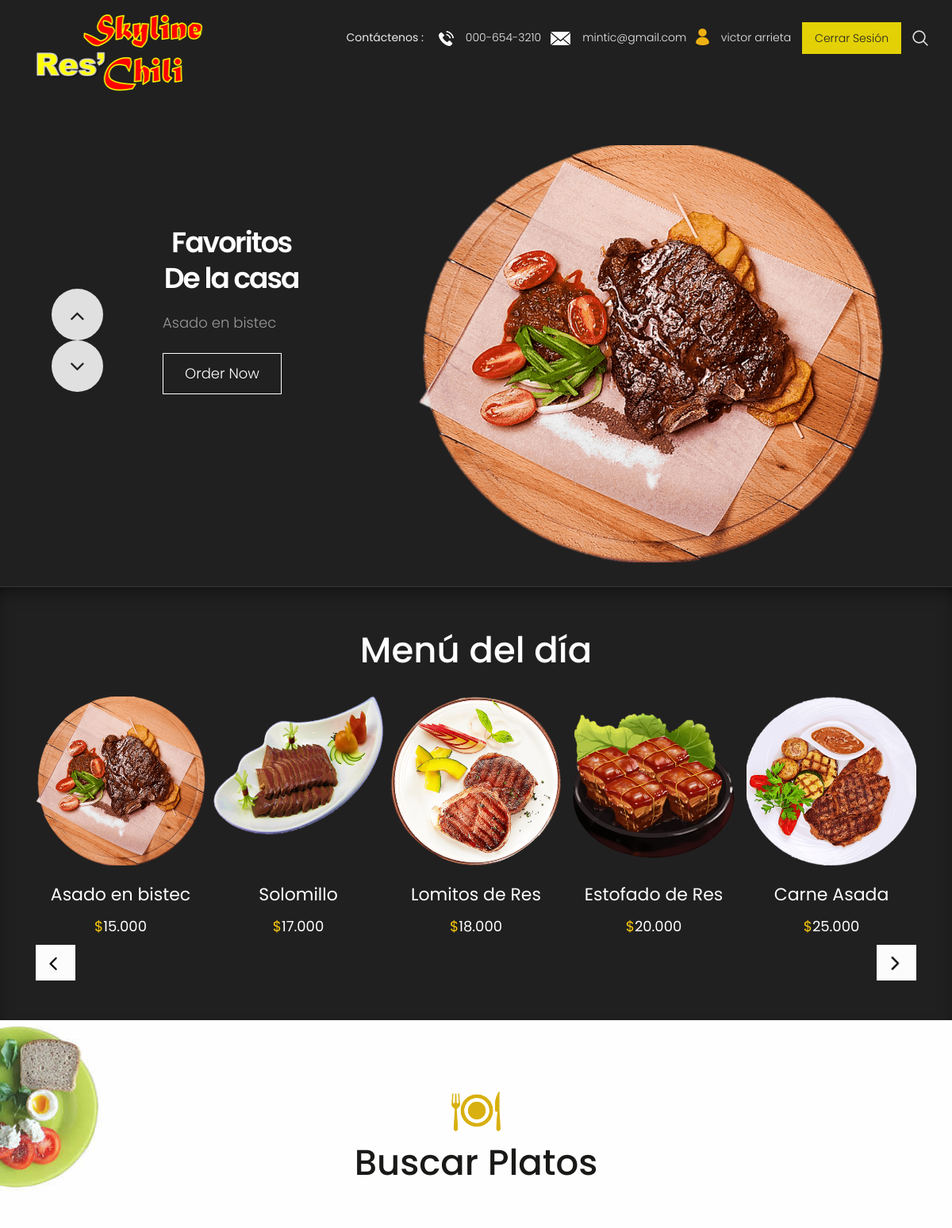
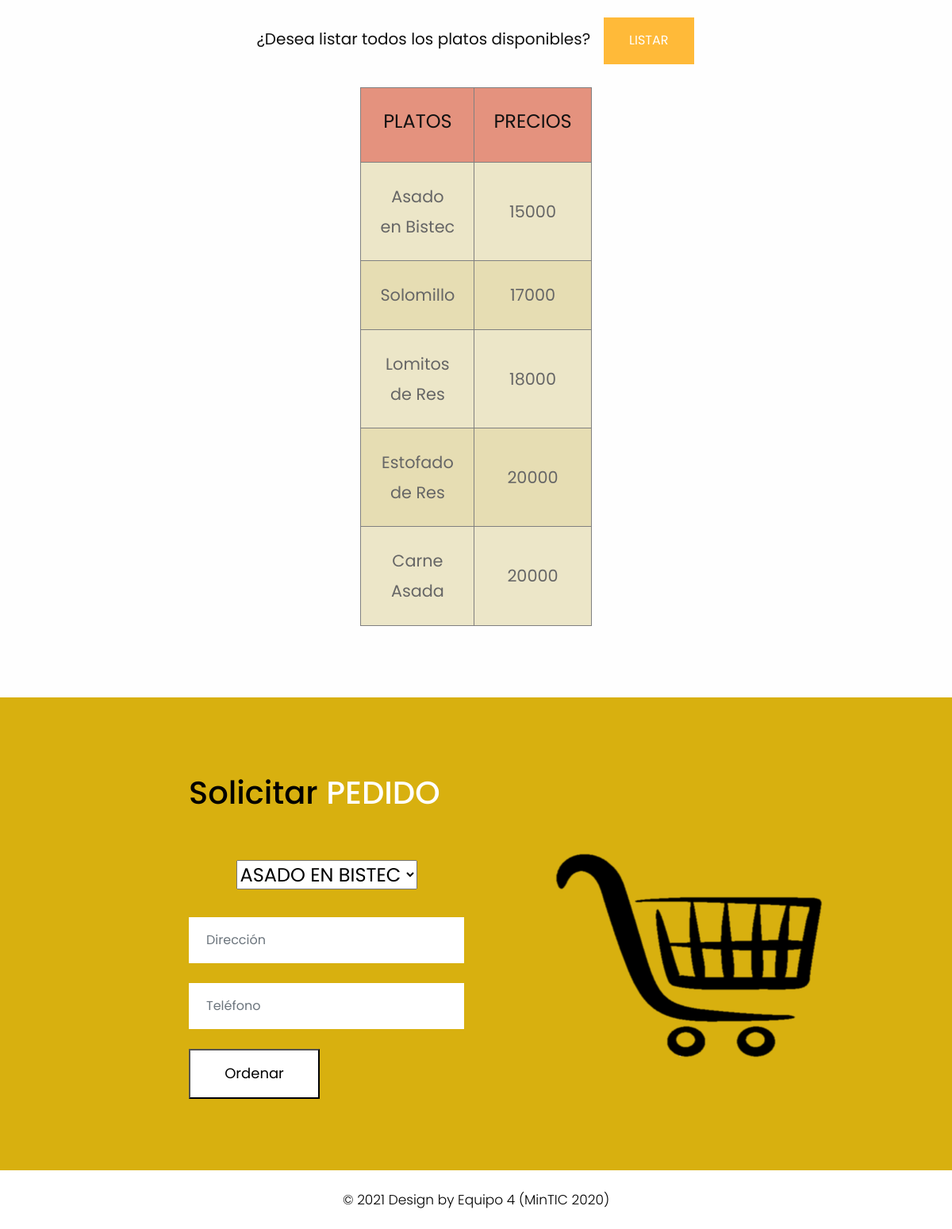
The page /platos/list (signed in) on the database its author committed (2 pictures, top to bottom).
### tables this page shows
CREATE TABLE plato (id_plato INTEGER PRIMARY KEY AUTOINCREMENT UNIQUE NOT NULL, nombre_plato TEXT, precio_plato INTEGER);

### app.py (the view)
@app.route("/platos/list", methods=["GET","POST"])
def platos_list():
    my_var = session.get('nombre', None)
    if "username" in session:
        try:
            with sqlite3.connect("restaurant.db") as con:
                con.row_factory = sqlite3.Row #convierte la respuesta de la BD en un diccionario
                cur = con.cursor()
                cur.execute("SELECT * FROM plato")
                row = cur.fetchall()
                return render_template("sesion.html", row = row, name=my_var)
        except Error:
            print(Error)
            return "No Existen Platos"
    else:
        flash ("Acción no permitida")
        return render_template("error.html")

### templates/sesion.html (shortened to what this page needs)
<!DOCTYPE html>
<html lang="es">
<head>
    <link rel="stylesheet" href="{{ url_for('static', filename='css/bootstrap.min.css') }}" type="text/css">
    <link rel="stylesheet" href="{{ url_for('static', filename='css/owl.carousel.min.css') }}" type="text/css">
    <link rel="stylesheet" href="{{ url_for('static', filename='css/style.css') }}" type="text/css">
    <link rel="stylesheet" href="{{ url_for('static', filename='css/responsive.css') }}" type="text/css">
    <link rel="stylesheet" href="https://cdnjs.cloudflare.com/ajax/libs/font-awesome/4.7.0/css/font-awesome.min.css">
</head>
<body class="main-layout">
    <div class="wrapper">
    <div id="content">
    <header>
        <div class="container-fluid">
            <div class="row">
                <div class="col-md-3">
                    <div class="full">
                        <a class="logo" href="/platos/list"><img src="{{ url_for('static', filename='images/logo.png') }}" alt="#" /></a>
                    </div>
                </div>
                <div class="col-md-9">
                    <div class="full">
                        <div class="right_header_info">
                            <ul>
                                <li class="dinone">Contáctenos : <img style="margin-right: 15px;margin-left: 15px;" src="{{ url_for('static', filename='images/phone_icon.png') }}" alt="#"><a href="#">000-654-3210</a></li>
                                <li class="dinone"><img style="margin-right: 15px;" src="{{ url_for('static', filename='images/mail_icon.png') }}" alt="#"><a href="#">mintic@gmail.com</a></li>
                                <li class="dinone"><img style="margin-right: 15px;height: 21px;position: relative;top: -2px;" src="{{ url_for('static', filename='images/user_icon.png') }}" alt="#"><a href='/perfil'>{{ name }}</a></li>
                                <li class="button_user"><a class="button active" href="/logout">Cerrar Sesión</a></li>
                                <li><img style="margin-right: 15px;" src="{{ url_for('static', filename='images/search_icon.png') }}" alt="#"></li>
                            </ul>
                        </div>
                    </div>
                </div>
            </div>
        </div>
    </header>
    <div class="slider_section">
        <div class="container">
            <div class="row">
                <div class="col-md-12">
                    <div class="full">
                        <div id="main_slider" class="carousel vert slide" data-ride="carousel" data-interval="5000">
                            <div class="carousel-inner">
                                <div class="carousel-item active">
                                    <div class="row">
                                        <div class="col-md-5">
                                            <div class="slider_cont">
                                                <h3>Favoritos<br>De la casa</h3>
                                                <p>Asado en bistec</p>
                                                <a class="main_bt_border" href="#fin">Order Now</a>
                                            </div>
                                        </div>
                                        <div class="col-md-7">
                                            <div class="slider_image full text_align_center">
                                                <img class="img-responsive" src="{{ url_for('static', filename='images/burger_slide1.png') }}" alt="#" />
                                            </div>
                                        </div>
                                    </div>
                                </div>
                            </div>
                            <a class="carousel-control-prev" href="#main_slider" role="button" data-slide="prev">
                                <i class="fa fa-angle-up"></i>
                            </a>
                            <a class="carousel-control-next" href="#main_slider" role="button" data-slide="next">
                                <i class="fa fa-angle-down"></i>
                            </a>
                        </div>
                    </div>
                </div>
            </div>
        </div>
    </div>
    <section class="resip_section">
        <div class="container">
            <div class="row">
         <div class="col-md-12">
       <div class="ourheading">
    <h2>Menú del día</h2>
  </div>
</div>
<div class="container">
    <div class="row">
        <div class="col-md-12">
            <div class="owl-carousel owl-theme">
                <div class="item">
                    <div class="product_blog_img">
                        <img src="{{ url_for('static', filename='images/plato1.png') }}" alt="#" />
                    </div>
                    <div class="product_blog_cont">
                        <h3>Asado en bistec</h3>
                        <h4><span class="theme_color">$</span>15.000</h4>
                    </div>
                </div>
                <div class="item">
                    <div class="product_blog_img">
                        <img src="{{ url_for('static', filename='images/plato2.png') }}" alt="#" />
                    </div>
                    <div class="product_blog_cont">
                        <h3>Solomillo</h3>
                        <h4><span class="theme_color">$</span>17.000</h4>
                    </div>
                </div>
                <div class="item">
                    <div class="product_blog_img">
                        <img src="{{ url_for('static', filename='images/plato3.png') }}" alt="#" />
                    </div>
                    <div class="product_blog_cont">
                        <h3>Lomitos de Res</h3>
                        <h4><span class="theme_color">$</span>18.000</h4>
                    </div>
                </div>
                <div class="item">
                    <div class="product_blog_img">
                        <img src="{{ url_for('static', filename='images/plato4.png') }}" alt="#" />
                    </div>
                    <div class="product_blog_cont">
                        <h3>Estofado de Res</h3>
                        <h4><span class="theme_color">$</span>20.000</h4>
                    </div>
                </div>
                <div class="item">
                    <div class="product_blog_img">
                        <img src="{{ url_for('static', filename='images/plato5.png') }}" alt="#" />
                    </div>
                    <div class="product_blog_cont">
                        <h3>Carne Asada</h3>
                        <h4><span class="theme_color">$</span>25.000</h4>
                    </div>
                </div>
            </div>
        </div>
    </div>
</div>
</div>
</div>
</section>
<div class="bg_bg">
<div class="about">
    <div class="container">
      <div class="row">
         <div class="col-md-12">
             <div class="title">
                <i><img src="{{ url_for('static', filename='images/title.png') }}" alt="#"/></i>
                <h2>Buscar Platos</h2>
             </div>
          </div>
       </div>
    </div>
</div>
<form>
    <div>
        <label for="uname"><h2 style="font-size: 20px;">¿Desea listar todos los platos disponibles?</h2></label>&nbsp &nbsp
        <a href="/platos/list" class="button_list11">LISTAR</a>
    </div>
</form>
    <br>
    <table style="width: 10%" id="tabla" border="1" align="center">
        <tbody>
            <tr style="text-align:center">
                <td><h1>PLATOS</h1></td>
                <td><h1>PRECIOS</h1></td>
            </tr>
            {% for r in row %}
            <tr>
                <td>{{ r ["nombre_plato"] }} </td>
                <td>{{ r ["precio_plato"] }} </td>
            </tr>
            {% endfor %}
        </tbody>
    </table>
    <fooetr>
        <div class="footer">
            <div class="container-fluid">
                <div class="row">
                    <div class=" col-md-12">
                        <h2>Solicitar<strong class="white"> PEDIDO</strong></h2> <br>
                    </div>
                    <div class="col-xl-6 col-lg-6 col-md-6 col-sm-12">
                        <form action="/pedido/save" class="main_form" method="POST">
                            <h1>
                                <select name="platoos">
                                    <option>ASADO EN BISTEC</option>
                                </select>
                            </h1> <br>
                            <div class="row">
                                <div class="col-xl-12 col-lg-12 col-md-12 col-sm-12">
                                    <input class="form-control" placeholder="Dirección" type="text" name="Adress">
                                </div>
                                <div class="col-xl-12 col-lg-12 col-md-12 col-sm-12">
                                    <input class="form-control" placeholder="Teléfono" type="text" name="Phone">
                                </div>
                                <div class="col-xl-12 col-lg-12 col-md-12 col-sm-12">
                                    <ul> <input class="send" type="submit" value="Ordenar"></ul>
                                </div>
                            </div>
                        </form>
                    </div>
                    <div class="col-xl-6 col-lg-6 col-md-6 col-sm-12">
                        <div class="img-box">
                            <figure><img src="{{ url_for('static', filename='images/carrito.png') }}" alt="img" /></figure>
                        </div>
                    </div>
                </div>
            </div>
            <div class="copyright">
                <div class="container">
                    <p>© 2021 Design by Equipo 4 (MinTIC 2020)</p>
                </div>
            </div>
        </div>
    </fooetr>
    </div>
    </div>
</body>
</html>

### static/css/responsive.css (style rules this page uses)
@media (min-width: 1200px) and (max-width: 1500px) { .right_header_info ul li { font-size: 14px; margin-left: 12px; } }
@media (min-width: 1200px) and (max-width: 1500px) { .slider_cont h3 { font-size: 36px; line-height: 45px; } }
@media (min-width: 1200px) and (max-width: 1500px) { .slider_cont p { margin-top: 10px; margin-bottom: 5px } }
@media (min-width: 1200px) and (max-width: 1500px) { .slider_section { min-height: auto; } }
@media (min-width: 1200px) and (max-width: 1500px) { .carousel-control-prev { width: 50px; height:50px; left: -20px; top: 95%; } }
@media (min-width: 1200px) and (max-width: 1500px) { .carousel-control-next { width: 50px; height:50px; right: -20px; top: 95%; } }
* { margin:0; padding: 0; box-sizing: border-box; font-family: "Poppins",sans-serif; }
html, body { display: grid; height: 100%; place-items: center; text-align: center; background: white; }

### rows shown on the page
plato: nombre_plato "Asado en Bistec", precio_plato "15000"
plato: nombre_plato "Solomillo", precio_plato "17000"
plato: nombre_plato "Lomitos de Res", precio_plato "18000"
plato: nombre_plato "Estofado de Res", precio_plato "20000"
plato: nombre_plato "Carne Asada", precio_plato "20000"

### other values the page prints
{{ name }} "victor arrieta"
